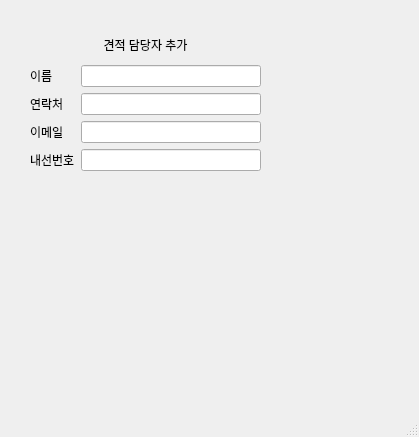
<?xml version="1.0" encoding="UTF-8"?>
<ui version="4.0">
 <class>MainWindow</class>
 <widget class="QMainWindow" name="MainWindow">
  <property name="geometry">
   <rect>
    <x>0</x>
    <y>0</y>
    <width>419</width>
    <height>437</height>
   </rect>
  </property>
  <property name="windowTitle">
   <string>MainWindow</string>
  </property>
  <widget class="QWidget" name="centralwidget">
   <widget class="QWidget" name="gridLayoutWidget">
    <property name="geometry">
     <rect>
      <x>30</x>
      <y>30</y>
      <width>231</width>
      <height>141</height>
     </rect>
    </property>
    <layout class="QGridLayout" name="gridLayout">
     <item row="1" column="0">
      <widget class="QLabel" name="label">
       <property name="maximumSize">
        <size>
         <width>60</width>
         <height>16777215</height>
        </size>
       </property>
       <property name="text">
        <string>이름</string>
       </property>
      </widget>
     </item>
     <item row="1" column="1">
      <widget class="QLineEdit" name="lineEdit"/>
     </item>
     <item row="2" column="0">
      <widget class="QLabel" name="label_2">
       <property name="maximumSize">
        <size>
         <width>60</width>
         <height>16777215</height>
        </size>
       </property>
       <property name="text">
        <string>연락처</string>
       </property>
      </widget>
     </item>
     <item row="3" column="0">
      <widget class="QLabel" name="label_3">
       <property name="maximumSize">
        <size>
         <width>60</width>
         <height>16777215</height>
        </size>
       </property>
       <property name="text">
        <string>이메일</string>
       </property>
      </widget>
     </item>
     <item row="4" column="0">
      <widget class="QLabel" name="label_4">
       <property name="maximumSize">
        <size>
         <width>60</width>
         <height>16777215</height>
        </size>
       </property>
       <property name="text">
        <string>내선번호</string>
       </property>
      </widget>
     </item>
     <item row="2" column="1">
      <widget class="QLineEdit" name="lineEdit_2"/>
     </item>
     <item row="4" column="1">
      <widget class="QLineEdit" name="lineEdit_4"/>
     </item>
     <item row="3" column="1">
      <widget class="QLineEdit" name="lineEdit_3"/>
     </item>
     <item row="0" column="0" colspan="2">
      <widget class="QLabel" name="label_5">
       <property name="text">
        <string>견적 담당자 추가</string>
       </property>
       <property name="alignment">
        <set>Qt::AlignCenter</set>
       </property>
      </widget>
     </item>
    </layout>
   </widget>
  </widget>
  <widget class="QStatusBar" name="statusbar"/>
 </widget>
 <resources/>
 <connections/>
</ui>
